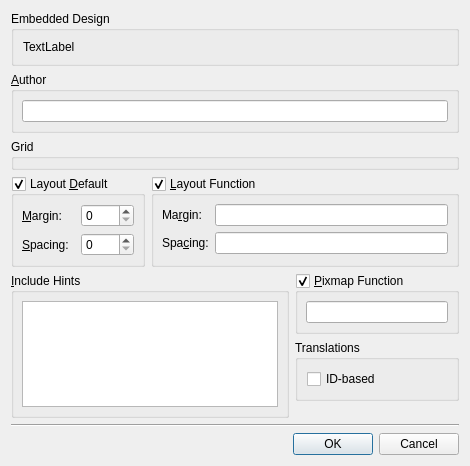
<?xml version="1.0" encoding="UTF-8"?>
<ui version="4.0">
 <comment>*********************************************************************
**
** Copyright (C) 2016 The Qt Company Ltd.
** Contact: https://www.qt.io/licensing/
**
** This file is part of the Qt Designer of the Qt Toolkit.
**
** $QT_BEGIN_LICENSE:GPL-EXCEPT$
** Commercial License Usage
** Licensees holding valid commercial Qt licenses may use this file in
** accordance with the commercial license agreement provided with the
** Software or, alternatively, in accordance with the terms contained in
** a written agreement between you and The Qt Company. For licensing terms
** and conditions see https://www.qt.io/terms-conditions. For further
** information use the contact form at https://www.qt.io/contact-us.
**
** GNU General Public License Usage
** Alternatively, this file may be used under the terms of the GNU
** General Public License version 3 as published by the Free Software
** Foundation with exceptions as appearing in the file LICENSE.GPL3-EXCEPT
** included in the packaging of this file. Please review the following
** information to ensure the GNU General Public License requirements will
** be met: https://www.gnu.org/licenses/gpl-3.0.html.
**
** $QT_END_LICENSE$
**
*********************************************************************</comment>
 <class>FormWindowSettings</class>
 <widget class="QDialog" name="FormWindowSettings">
  <property name="geometry">
   <rect>
    <x>0</x>
    <y>0</y>
    <width>470</width>
    <height>466</height>
   </rect>
  </property>
  <property name="windowTitle">
   <string>Form Settings</string>
  </property>
  <layout class="QGridLayout">
   <item row="3" column="0" colspan="2">
    <layout class="QHBoxLayout">
     <property name="spacing">
      <number>6</number>
     </property>
     <property name="margin">
      <number>0</number>
     </property>
     <item>
      <widget class="QGroupBox" name="layoutDefaultGroupBox">
       <property name="title">
        <string>Layout &amp;Default</string>
       </property>
       <property name="checkable">
        <bool>true</bool>
       </property>
       <layout class="QGridLayout">
        <property name="margin">
         <number>8</number>
        </property>
        <property name="spacing">
         <number>6</number>
        </property>
        <item row="1" column="0">
         <widget class="QLabel" name="label_2">
          <property name="text">
           <string>&amp;Spacing:</string>
          </property>
          <property name="buddy">
           <cstring>defaultSpacingSpinBox</cstring>
          </property>
         </widget>
        </item>
        <item row="0" column="0">
         <widget class="QLabel" name="label">
          <property name="text">
           <string>&amp;Margin:</string>
          </property>
          <property name="buddy">
           <cstring>defaultMarginSpinBox</cstring>
          </property>
         </widget>
        </item>
        <item row="1" column="1">
         <widget class="QSpinBox" name="defaultSpacingSpinBox"/>
        </item>
        <item row="0" column="1">
         <widget class="QSpinBox" name="defaultMarginSpinBox"/>
        </item>
       </layout>
      </widget>
     </item>
     <item>
      <widget class="QGroupBox" name="layoutFunctionGroupBox">
       <property name="title">
        <string>&amp;Layout Function</string>
       </property>
       <property name="checkable">
        <bool>true</bool>
       </property>
       <layout class="QGridLayout">
        <property name="margin">
         <number>8</number>
        </property>
        <property name="spacing">
         <number>6</number>
        </property>
        <item row="1" column="1">
         <widget class="QLineEdit" name="spacingFunctionLineEdit"/>
        </item>
        <item row="0" column="1">
         <widget class="QLineEdit" name="marginFunctionLineEdit"/>
        </item>
        <item row="0" column="0">
         <widget class="QLabel" name="label_3">
          <property name="text">
           <string>Ma&amp;rgin:</string>
          </property>
          <property name="buddy">
           <cstring>marginFunctionLineEdit</cstring>
          </property>
         </widget>
        </item>
        <item row="1" column="0">
         <widget class="QLabel" name="label_3_2">
          <property name="text">
           <string>Spa&amp;cing:</string>
          </property>
          <property name="buddy">
           <cstring>spacingFunctionLineEdit</cstring>
          </property>
         </widget>
        </item>
       </layout>
      </widget>
     </item>
    </layout>
   </item>
   <item row="4" column="1">
    <layout class="QHBoxLayout">
     <property name="spacing">
      <number>6</number>
     </property>
     <property name="margin">
      <number>0</number>
     </property>
     <item>
      <widget class="QGroupBox" name="pixmapFunctionGroupBox">
       <property name="title">
        <string>&amp;Pixmap Function</string>
       </property>
       <property name="checkable">
        <bool>true</bool>
       </property>
       <layout class="QVBoxLayout">
        <property name="spacing">
         <number>6</number>
        </property>
        <property name="margin">
         <number>8</number>
        </property>
        <item>
         <widget class="QLineEdit" name="pixmapFunctionLineEdit"/>
        </item>
       </layout>
      </widget>
     </item>
    </layout>
   </item>
   <item row="8" column="0" colspan="2">
    <widget class="QDialogButtonBox" name="buttonBox">
     <property name="orientation">
      <enum>Qt::Horizontal</enum>
     </property>
     <property name="standardButtons">
      <set>QDialogButtonBox::Cancel|QDialogButtonBox::Ok</set>
     </property>
    </widget>
   </item>
   <item row="7" column="0" colspan="2">
    <widget class="Line" name="line">
     <property name="orientation">
      <enum>Qt::Horizontal</enum>
     </property>
    </widget>
   </item>
   <item row="4" column="0" rowspan="3">
    <widget class="QGroupBox" name="includeHintsGroupBox">
     <property name="title">
      <string>&amp;Include Hints</string>
     </property>
     <layout class="QVBoxLayout">
      <property name="spacing">
       <number>6</number>
      </property>
      <property name="margin">
       <number>8</number>
      </property>
      <item>
       <widget class="QTextEdit" name="includeHintsTextEdit"/>
      </item>
     </layout>
    </widget>
   </item>
   <item row="2" column="0" colspan="2">
    <widget class="qdesigner_internal::GridPanel" name="gridPanel">
     <property name="title">
      <string>Grid</string>
     </property>
    </widget>
   </item>
   <item row="0" column="0" colspan="2">
    <widget class="QGroupBox" name="embeddedGroupBox">
     <property name="title">
      <string>Embedded Design</string>
     </property>
     <layout class="QVBoxLayout" name="verticalLayout">
      <item>
       <widget class="QLabel" name="deviceProfileLabel">
        <property name="text">
         <string notr="true">TextLabel</string>
        </property>
       </widget>
      </item>
     </layout>
    </widget>
   </item>
   <item row="1" column="0" colspan="2">
    <widget class="QGroupBox" name="pixmapFunctionGroupBox_2">
     <property name="title">
      <string>&amp;Author</string>
     </property>
     <layout class="QVBoxLayout">
      <property name="spacing">
       <number>6</number>
      </property>
      <property name="margin">
       <number>8</number>
      </property>
      <item>
       <widget class="QLineEdit" name="authorLineEdit"/>
      </item>
     </layout>
    </widget>
   </item>
   <item row="5" column="1">
    <widget class="QGroupBox" name="translationsGroupBox">
     <property name="title">
      <string>Translations</string>
     </property>
     <layout class="QVBoxLayout" name="verticalLayout_2">
      <item>
       <widget class="QCheckBox" name="idBasedTranslationsCheckBox">
        <property name="text">
         <string>ID-based</string>
        </property>
       </widget>
      </item>
     </layout>
    </widget>
   </item>
   <item row="6" column="1">
    <spacer>
     <property name="orientation">
      <enum>Qt::Vertical</enum>
     </property>
     <property name="sizeHint" stdset="0">
      <size>
       <width>111</width>
       <height>115</height>
      </size>
     </property>
    </spacer>
   </item>
  </layout>
 </widget>
 <customwidgets>
  <customwidget>
   <class>qdesigner_internal::GridPanel</class>
   <extends>QGroupBox</extends>
   <header location="global">gridpanel_p.h</header>
   <container>1</container>
  </customwidget>
 </customwidgets>
 <tabstops>
  <tabstop>authorLineEdit</tabstop>
  <tabstop>defaultMarginSpinBox</tabstop>
  <tabstop>defaultSpacingSpinBox</tabstop>
  <tabstop>marginFunctionLineEdit</tabstop>
  <tabstop>spacingFunctionLineEdit</tabstop>
  <tabstop>pixmapFunctionLineEdit</tabstop>
 </tabstops>
 <resources/>
 <connections>
  <connection>
   <sender>buttonBox</sender>
   <signal>accepted()</signal>
   <receiver>FormWindowSettings</receiver>
   <slot>accept()</slot>
   <hints>
    <hint type="sourcelabel">
     <x>294</x>
     <y>442</y>
    </hint>
    <hint type="destinationlabel">
     <x>150</x>
     <y>459</y>
    </hint>
   </hints>
  </connection>
  <connection>
   <sender>buttonBox</sender>
   <signal>rejected()</signal>
   <receiver>FormWindowSettings</receiver>
   <slot>reject()</slot>
   <hints>
    <hint type="sourcelabel">
     <x>373</x>
     <y>444</y>
    </hint>
    <hint type="destinationlabel">
     <x>357</x>
     <y>461</y>
    </hint>
   </hints>
  </connection>
 </connections>
</ui>
